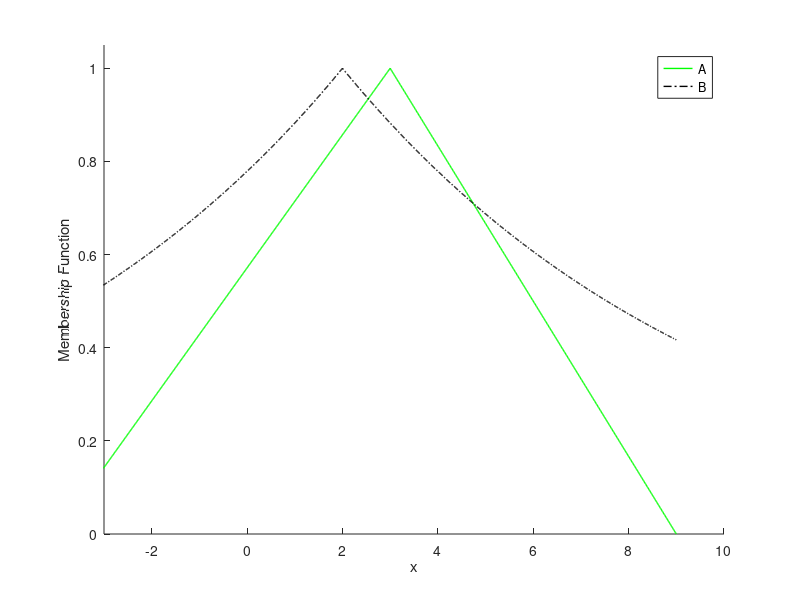
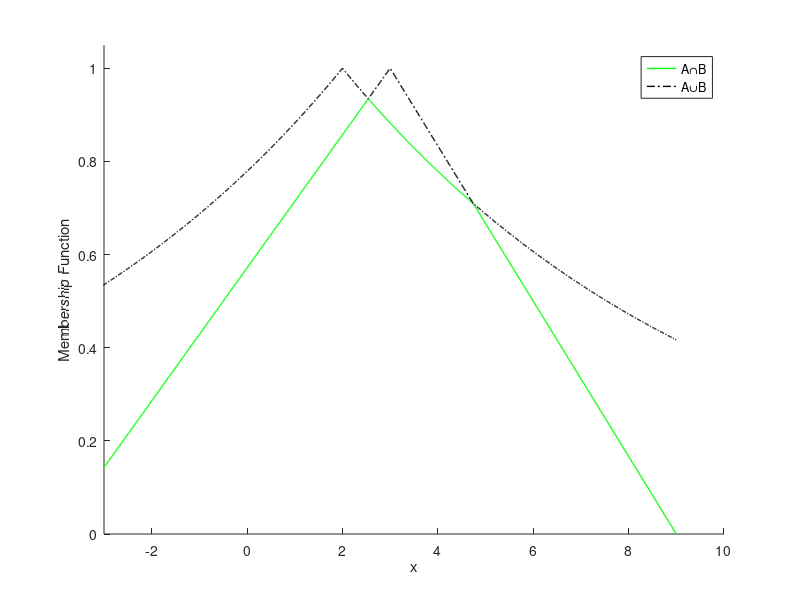
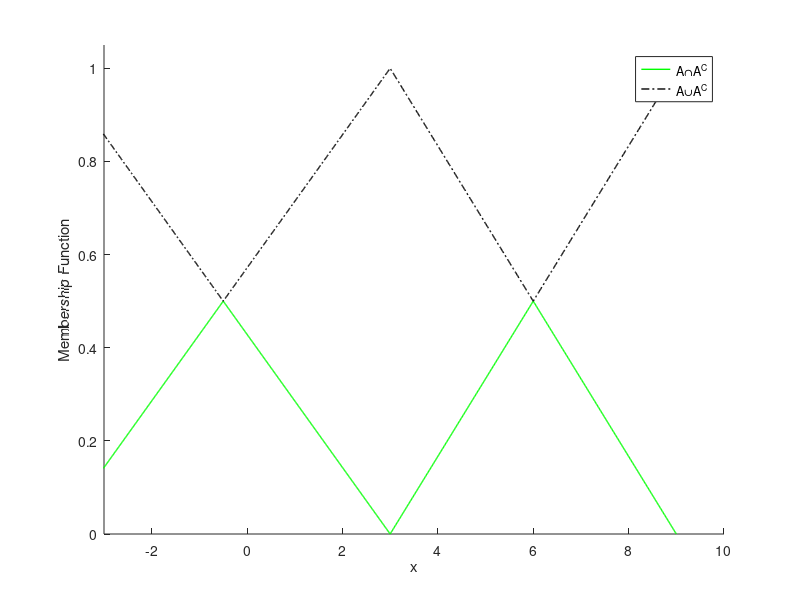
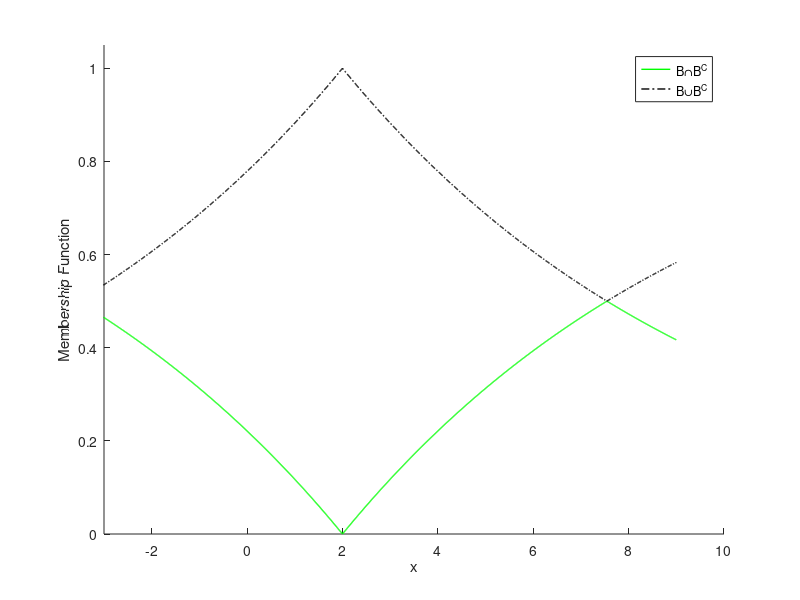

The MATLAB source for these figures, in order:
close all;

% 论域U=[-4,9]，A, B∈F (U)

x = -4:0.01:9;

A = ((x >= -4 & x < 3) .* (x + 4) / 7) + ((x >= 3 & x <= 9) .* (9 - x) / 6);
B = exp(-abs(x - 2) / 8);

ymax = max(max(A), max(B));

figure(1);
plot(x, A, '-g', 'LineWidth', 1);
hold on;
plot(x, B, '-.k', 'LineWidth', 1);
axis([-3, 10, 0, 1.05 * ymax]);
box off;
xlabel('x');
ylabel('Membership Function');
legend('A', 'B', 'location', 'best');

AJB = min(A, B);
ABB = max(A, B);

figure(2);
plot(x, AJB, '-g', 'LineWidth', 1);
hold on;
plot(x, ABB, '-.k', 'LineWidth', 1);
axis([-3, 10, 0, 1.05 * ymax]);
box off;
xlabel('x');
ylabel('Membership Function');
legend('A∩B', 'A∪B', 'location', 'best');

AJAC = min(A, 1 - A);
ABAC = max(A, 1 - A);

figure(3);
plot(x, AJAC, '-g', 'LineWidth', 1);
hold on;
plot(x, ABAC, '-.k', 'LineWidth', 1);
axis([-3, 10, 0, 1.05 * ymax]);
box off;
xlabel('x');
ylabel('Membership Function');
legend('A∩A^C', 'A∪A^C', 'location', 'best');

BJBC = min(B, 1 - B);
BBBC = max(B, 1 - B);

figure(4);
plot(x, BJBC, '-g', 'LineWidth', 1);
hold on;
plot(x, BBBC, '-.k', 'LineWidth', 1);
axis([-3, 10, 0, 1.05 * ymax]);
box off;
xlabel('x');
ylabel('Membership Function');
legend('B∩B^C', 'B∪B^C', 'location', 'best');
